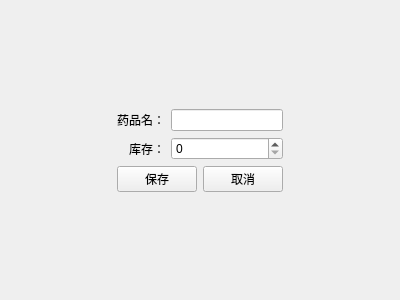
<?xml version="1.0" encoding="UTF-8"?>
<ui version="4.0">
 <class>DrugEdit</class>
 <widget class="QWidget" name="DrugEdit">
  <property name="geometry">
   <rect>
    <x>0</x>
    <y>0</y>
    <width>400</width>
    <height>300</height>
   </rect>
  </property>
  <property name="windowTitle">
   <string>编辑药品信息</string>
  </property>
  <layout class="QVBoxLayout" name="verticalLayout_2">
   <item>
    <layout class="QGridLayout" name="gridLayout_2">
     <item row="0" column="1">
      <spacer name="verticalSpacer">
       <property name="orientation">
        <enum>Qt::Vertical</enum>
       </property>
       <property name="sizeHint" stdset="0">
        <size>
         <width>20</width>
         <height>40</height>
        </size>
       </property>
      </spacer>
     </item>
     <item row="1" column="0">
      <spacer name="horizontalSpacer">
       <property name="orientation">
        <enum>Qt::Horizontal</enum>
       </property>
       <property name="sizeHint" stdset="0">
        <size>
         <width>40</width>
         <height>20</height>
        </size>
       </property>
      </spacer>
     </item>
     <item row="1" column="1">
      <layout class="QVBoxLayout" name="verticalLayout">
       <item>
        <layout class="QGridLayout" name="gridLayout">
         <item row="1" column="1">
          <widget class="QSpinBox" name="inventory"/>
         </item>
         <item row="0" column="1">
          <widget class="QLineEdit" name="drugName"/>
         </item>
         <item row="1" column="0">
          <widget class="QLabel" name="label_2">
           <property name="text">
            <string>库存：</string>
           </property>
           <property name="alignment">
            <set>Qt::AlignRight|Qt::AlignTrailing|Qt::AlignVCenter</set>
           </property>
          </widget>
         </item>
         <item row="0" column="0">
          <widget class="QLabel" name="label">
           <property name="text">
            <string>药品名：</string>
           </property>
           <property name="alignment">
            <set>Qt::AlignRight|Qt::AlignTrailing|Qt::AlignVCenter</set>
           </property>
          </widget>
         </item>
        </layout>
       </item>
       <item>
        <layout class="QHBoxLayout" name="horizontalLayout">
         <item>
          <widget class="QPushButton" name="btnSave">
           <property name="text">
            <string>保存</string>
           </property>
          </widget>
         </item>
         <item>
          <widget class="QPushButton" name="btnCancel">
           <property name="text">
            <string>取消</string>
           </property>
          </widget>
         </item>
        </layout>
       </item>
      </layout>
     </item>
     <item row="1" column="2">
      <spacer name="horizontalSpacer_2">
       <property name="orientation">
        <enum>Qt::Horizontal</enum>
       </property>
       <property name="sizeHint" stdset="0">
        <size>
         <width>40</width>
         <height>20</height>
        </size>
       </property>
      </spacer>
     </item>
     <item row="2" column="1">
      <spacer name="verticalSpacer_2">
       <property name="orientation">
        <enum>Qt::Vertical</enum>
       </property>
       <property name="sizeHint" stdset="0">
        <size>
         <width>20</width>
         <height>40</height>
        </size>
       </property>
      </spacer>
     </item>
    </layout>
   </item>
  </layout>
 </widget>
 <resources/>
 <connections/>
</ui>
